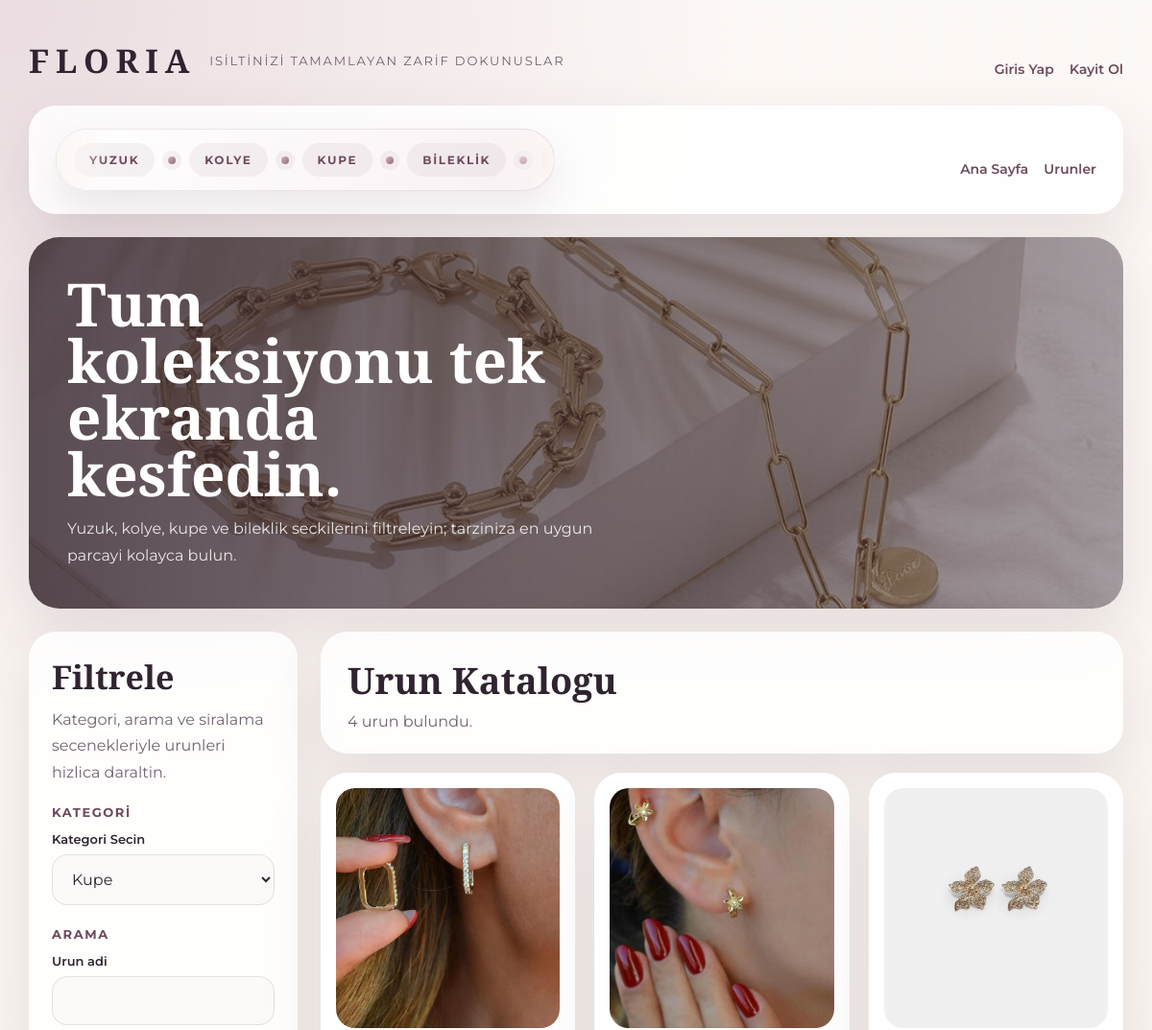
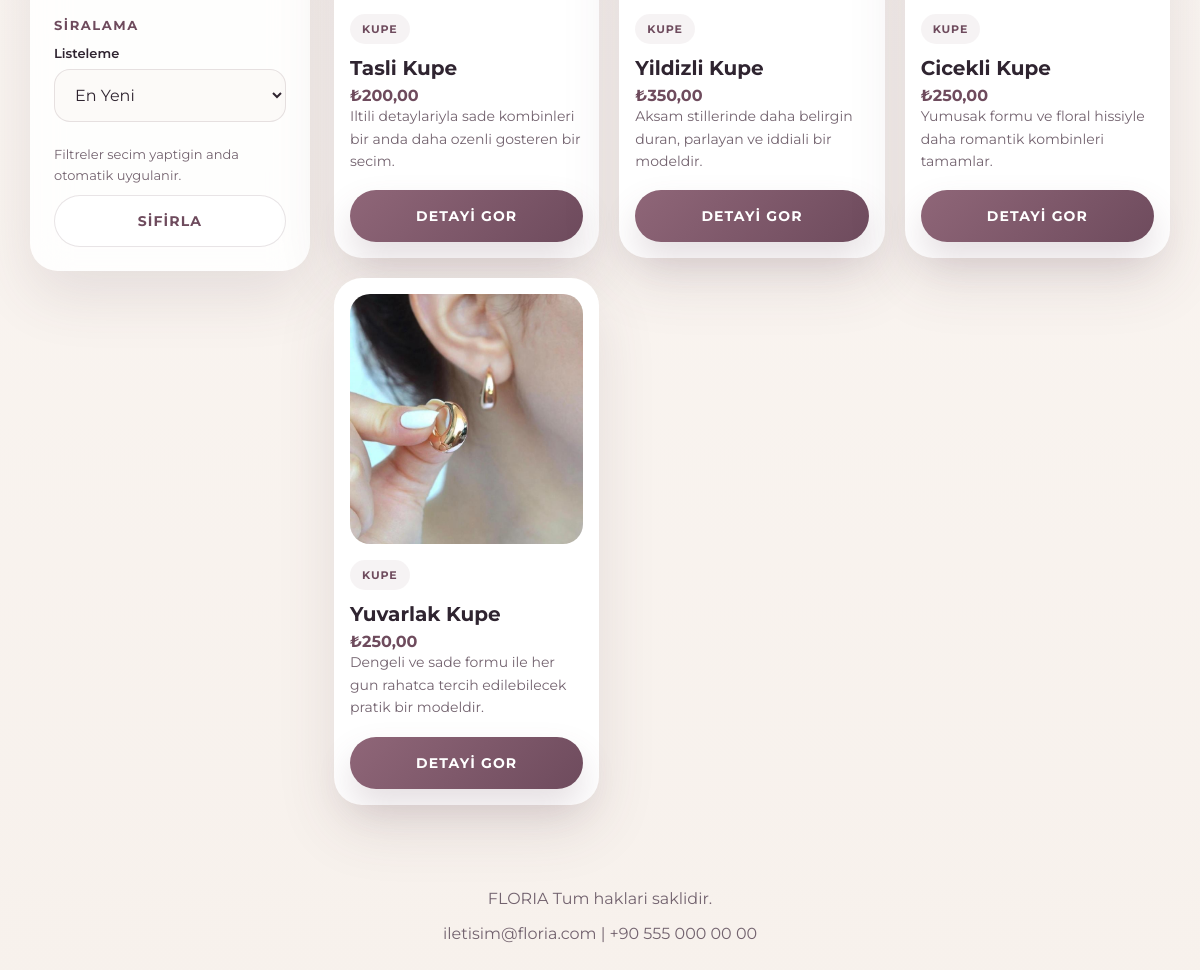
Page /products.php?category_id=3 on the committed database (2 pictures, top to bottom).
### tables this page shows
CREATE TABLE menus (
    id INT UNSIGNED AUTO_INCREMENT PRIMARY KEY,
    title VARCHAR(120) NOT NULL,
    url VARCHAR(255) NOT NULL,
    target VARCHAR(20) NOT NULL DEFAULT '_self',
    sort_order INT NOT NULL DEFAULT 0,
    is_active TINYINT(1) NOT NULL DEFAULT 1,
    created_at TIMESTAMP DEFAULT CURRENT_TIMESTAMP,
    updated_at TIMESTAMP DEFAULT CURRENT_TIMESTAMP ON UPDATE CURRENT_TIMESTAMP
);

CREATE TABLE products (
    id INT UNSIGNED AUTO_INCREMENT PRIMARY KEY,
    category_id INT UNSIGNED NOT NULL,
    name VARCHAR(150) NOT NULL,
    slug VARCHAR(180) NOT NULL UNIQUE,
    short_description VARCHAR(255) DEFAULT NULL,
    description TEXT DEFAULT NULL,
    price DECIMAL(10,2) NOT NULL,
    stock INT NOT NULL DEFAULT 0,
    sku VARCHAR(100) DEFAULT NULL UNIQUE,
    cover_image VARCHAR(255) DEFAULT NULL,
    is_active TINYINT(1) NOT NULL DEFAULT 1,
    created_at TIMESTAMP DEFAULT CURRENT_TIMESTAMP,
    updated_at TIMESTAMP DEFAULT CURRENT_TIMESTAMP ON UPDATE CURRENT_TIMESTAMP,
    CONSTRAINT fk_products_category FOREIGN KEY (category_id) REFERENCES categories(id)
);

CREATE TABLE categories (
    id INT UNSIGNED AUTO_INCREMENT PRIMARY KEY,
    name VARCHAR(120) NOT NULL,
    slug VARCHAR(150) NOT NULL UNIQUE,
    description TEXT DEFAULT NULL,
    sort_order INT NOT NULL DEFAULT 0,
    is_active TINYINT(1) NOT NULL DEFAULT 1,
    created_at TIMESTAMP DEFAULT CURRENT_TIMESTAMP,
    updated_at TIMESTAMP DEFAULT CURRENT_TIMESTAMP ON UPDATE CURRENT_TIMESTAMP
);

### app/repositories/SettingRepository.php (called while the page is built, shortened)
<?php
function settingsAll(PDO $pdo): array
{
    $statement = $pdo->prepare('SELECT * FROM settings ORDER BY setting_key ASC');
    $statement->execute();
    $rows = $statement->fetchAll();
    $settings = [];
    foreach ($rows as $row) {
        $settings[$row['setting_key']] = $row['setting_value'];
    }
    return $settings;
}

### app/helpers/functions.php (called while the page is built, shortened)
<?php
function e(?string $value): string
{
    return htmlspecialchars((string) $value, ENT_QUOTES, 'UTF-8');
}

### app/config/config.php (called while the page is built, shortened)
<?php
return [
    'app_name' => 'FLORIA',
    'app_url' => 'http://localhost:8000',
    'timezone' => 'Europe/Istanbul',
    'locale' => 'tr_TR',
    'db' => [
        'driver' => 'mysql',
        'host' => '127.0.0.1',
        'port' => 3306,
        'database' => 'floria_db',
        'username' => 'root',
        'password' => '',
        'charset' => 'utf8mb4',
        'collation' => 'utf8mb4_unicode_ci',
    ],
    'session' => [
        'name' => 'floria_admin_session',
        'public_name' => 'floria_public_session',
    ],
];

### app/helpers/auth.php (called while the page is built, shortened)
<?php
function startPublicSession(): void
{
    $config = require __DIR__ . '/../config/config.php';
}
function publicUser(): ?array
{
    return $_SESSION['public_user'] ?? null;
}

### app/repositories/MenuRepository.php (called while the page is built, shortened)
<?php
function menuActiveAll(PDO $pdo): array
{
    $statement = $pdo->prepare('SELECT * FROM menus WHERE is_active = 1 ORDER BY sort_order ASC, id ASC');
    $statement->execute();
    return $statement->fetchAll();
}

### app/repositories/CategoryRepository.php (called while the page is built, shortened)
<?php
function categoryAll(PDO $pdo): array
{
    $statement = $pdo->prepare('SELECT * FROM categories ORDER BY sort_order ASC, name ASC');
    $statement->execute();
    return $statement->fetchAll();
}

### app/repositories/ProductRepository.php (called while the page is built, shortened)
<?php
function productAll(PDO $pdo, array $filters = []): array
{
    $conditions = ['products.is_active = 1'];
    $params = [];
    if (!empty($filters['category_id'])) {
        $conditions[] = 'products.category_id = :category_id';
        $params['category_id'] = (int) $filters['category_id'];
    }
    $allowedSorts = [
        'newest' => 'products.created_at DESC',
        'price_asc' => 'products.price ASC',
        'price_desc' => 'products.price DESC',
        'name_asc' => 'products.name ASC',
        'name_desc' => 'products.name DESC',
    ];
    $orderBy = $allowedSorts[$filters['sort'] ?? 'newest'] ?? $allowedSorts['newest'];
    $sql = '
        SELECT products.*, categories.name AS category_name
        FROM products
        INNER JOIN categories ON categories.id = products.category_id
        WHERE ' . implode(' AND ', $conditions) . '
        ORDER BY ' . $orderBy . '
    ';
    $statement = $pdo->prepare($sql);
    $statement->execute($params);
    return $statement->fetchAll();
}

### public/products.php (the view, shortened to what this page needs)
<?php
require_once dirname(__DIR__) . '/app/bootstrap.php';
$filters = [
    'search' => trim((string) ($_GET['search'] ?? '')),
    'category_id' => trim((string) ($_GET['category_id'] ?? '')),
    'sort' => trim((string) ($_GET['sort'] ?? 'newest')),
];
try {
    $settings = settingsAll($pdo);
    $menus = menuActiveAll($pdo);
    $categories = categoryAll($pdo);
    $products = productAll($pdo, $filters);
} catch (Throwable $exception) {
    $settings = [];
    $menus = [];
    $categories = [];
    $products = [];
    $loadError = 'Urunler veritabanindan okunurken bir sorun olustu.';
    logSystemError('public_products_error', $exception->getMessage());
}
$siteTitle = $settings['site_title'] ?? 'FLORIA';
$siteTagline = $settings['site_tagline'] ?? 'Zarafetin yeni hali';
require dirname(__DIR__) . '/app/views/layouts/public_header.php';
?>
<main class="catalog-page">
    <div class="catalog-shell">
        <?php require dirname(__DIR__) . '/app/views/components/public_site_header.php'; ?>
        <section class="catalog-hero">
            <h1><?= e($settings['products_hero_title'] ?? 'Tum koleksiyonu tek ekranda kesfedin.'); ?></h1>
            <p><?= e($settings['products_hero_text'] ?? 'Yuzuk, kolye, kupe ve bileklik seckilerini filtreleyin; tarziniza en uygun parcayi kolayca bulun.'); ?></p>
        </section>
        <div class="catalog-layout">
            <aside class="filter-card">
                <h2>Filtrele</h2>
                <p>Kategori, arama ve siralama secenekleriyle urunleri hizlica daraltin.</p>
                <form id="public-filter-form" method="get">
                    <div class="filter-group">
                        <h3>Kategori</h3>
                        <div class="field">
                            <label for="category_id">Kategori Secin</label>
                            <select id="category_id" name="category_id">
                                <?php foreach ($categories as $category): ?>
                                    <option value="<?= e((string) $category['id']); ?>" <?= (string) $category['id'] === $filters['category_id'] ? 'selected' : ''; ?>>
                                        <?= e($category['name']); ?>
                                    </option>
                                <?php endforeach; ?>
                            </select>
                        </div>
                    </div>
                    <div class="filter-group">
                        <h3>Arama</h3>
                        <div class="field">
                            <label for="search">Urun adi</label>
                            <input id="search" name="search" type="text" value="<?= e($filters['search']); ?>">
                        </div>
                    </div>
                    <div class="filter-group">
                        <h3>Siralama</h3>
                        <div class="field">
                            <label for="sort">Listeleme</label>
                            <select id="sort" name="sort">
                                <option value="newest" <?= $filters['sort'] === 'newest' ? 'selected' : ''; ?>>En Yeni</option>
                            </select>
                        </div>
                    </div>
                    <div class="filter-actions filter-actions-inline">
                        <span class="filter-helper">Filtreler secim yaptigin anda otomatik uygulanir.</span>
                        <a class="secondary-btn" href="products.php">Sifirla</a>
                    </div>
                </form>
            </aside>
            <section class="catalog-main">
                <section class="catalog-toolbar">
                    <div>
                        <h2>Urun Katalogu</h2>
                        <p><?= count($products); ?> urun bulundu.</p>
                    </div>
                </section>
                <div class="product-grid">
                    <?php foreach ($products as $product): ?>
                        <article class="product-card">
                            <img class="product-image" src="<?= e('../' . ($product['cover_image'] ?: 'images/kelebekli-yuzuk.jpg')); ?>" alt="<?= e($product['name']); ?>">
                            <span class="product-meta"><?= e($product['category_name']); ?></span>
                            <h3><?= e($product['name']); ?></h3>
                            <p>₺<?= e(number_format((float) $product['price'], 2, ',', '.')); ?></p>
                            <div class="product-copy"><?= e($product['short_description'] ?? 'Urun aciklamasi admin panelinden doldurulacak.'); ?></div>
                            <div class="product-actions">
                                <a class="primary-btn" href="product.php?slug=<?= e($product['slug']); ?>">Detayi Gor</a>
                            </div>
                        </article>
                    <?php endforeach; ?>
                </div>
            </section>
        </div>
    </div>
</main>
<?php require dirname(__DIR__) . '/app/views/components/public_site_footer.php'; ?>
<?php require dirname(__DIR__) . '/app/views/layouts/public_footer.php'; ?>

### app/views/components/public_site_header.php (shortened to what this page needs)
<?php
$siteTitle = $siteTitle ?? 'FLORIA';
$siteTagline = $siteTagline ?? 'Zarafetin yeni hali';
$menus = $menus ?? [];
$publicUser = publicUser();
?>
<div class="page-topbar">
    <a href="index.php" class="page-brand">
        <strong><?= e($siteTitle); ?></strong>
        <span><?= e($siteTagline); ?></span>
    </a>
    <div class="auth-links">
        <?php if ($publicUser): ?>
            <a href="orders.php">Siparislerim</a>
            <a href="cart.php">Sepetim</a>
            <a href="logout.php">Cikis Yap</a>
        <?php else: ?>
            <a href="login.php">Giris Yap</a>
            <a href="register.php">Kayit Ol</a>
        <?php endif; ?>
    </div>
</div>
<?php if (!empty($menus)): ?>
    <section class="catalog-toolbar" style="margin-bottom: 24px;">
        <div>
            <div class="jewelry-ribbon" aria-label="Takı kategorileri">
                <div class="jewelry-ribbon-track">
                    <div class="jewelry-ribbon-group">
                        <span class="jewelry-pill">Yuzuk</span>
                        <span class="jewelry-dot"></span>
                        <span class="jewelry-pill">Kolye</span>
                        <span class="jewelry-dot"></span>
                        <span class="jewelry-pill">Kupe</span>
                        <span class="jewelry-dot"></span>
                        <span class="jewelry-pill">Bileklik</span>
                        <span class="jewelry-dot"></span>
                        <span class="jewelry-pill">Zarif Detaylar</span>
                    </div>
                </div>
            </div>
        </div>
        <div class="auth-links">
            <?php foreach ($menus as $menu): ?>
                <?php
                $menuUrl = (string) ($menu['url'] ?? '');
                $menuTitle = mb_strtolower((string) ($menu['title'] ?? ''), 'UTF-8');
                $isAuthMenu = str_contains($menuUrl, 'login.php')
                    || str_contains($menuUrl, 'register.php')
                    || str_contains($menuTitle, 'giris')
                    || str_contains($menuTitle, 'kayit');
                if ($isAuthMenu) {
                    continue;
                }
                ?>
                <a href="<?= e($menu['url']); ?>" target="<?= e($menu['target']); ?>"><?= e($menu['title']); ?></a>
            <?php endforeach; ?>
        </div>
    </section>
<?php endif; ?>

### rows in the picture
menus: title "Ana Sayfa"
menus: title "Urunler"
products: cover_image (picture), category.name "KUPE", name "Tasli Kupe", price "200,00", short_description "Iltili detaylariyla sade kombinleri bir anda daha ozenli gosteren bir secim."
products: cover_image (picture), category.name "KUPE", name "Yildizli Kupe", price "350,00", short_description "Aksam stillerinde daha belirgin duran, parlayan ve iddiali bir modeldir."
products: cover_image (picture), category.name "KUPE", name "Cicekli Kupe", price "250,00", short_description "Yumusak formu ve floral hissiyle daha romantik kombinleri tamamlar."
products: cover_image (picture), category.name "KUPE", name "Yuvarlak Kupe", price "250,00", short_description "Dengeli ve sade formu ile her gun rahatca tercih edilebilecek pratik bir modeldir."

### other values in the picture
$siteTitle "FLORIA"
$siteTagline "ISILTINIZI TAMAMLAYAN ZARIF DOKUNUSLAR"
$settings['products_hero_title'] "Tum koleksiyonu tek ekranda kesfedin."
$settings['products_hero_text'] "Yuzuk, kolye, kupe ve bileklik seckilerini filtreleyin; tarziniza en uygun parcayi kolayca bulun."
count($products) "4"
$settings['footer_text'] "FLORIA Tum haklari saklidir."
$settings['contact_email'] "iletisim@floria.com"
$settings['contact_phone'] "+90 555 000 00 00"
form field category_id "Kupe"
